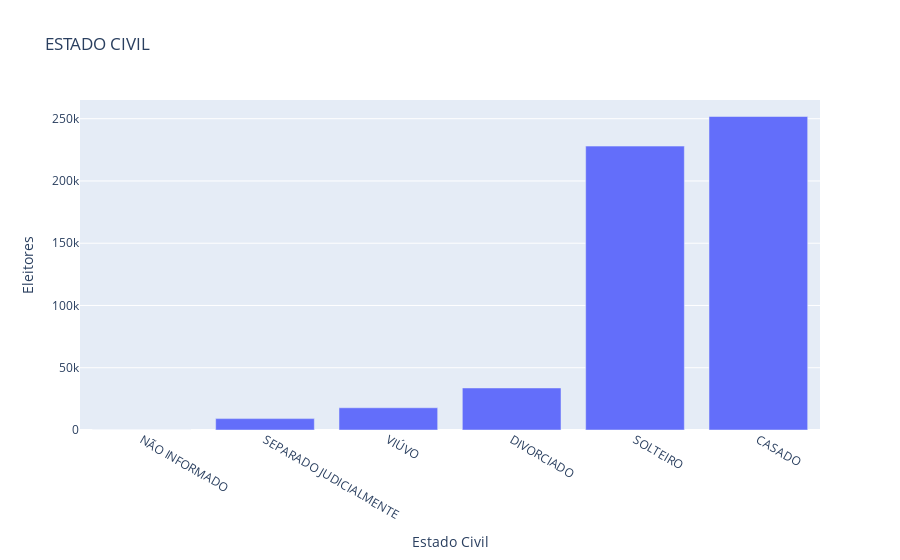

Notebook code cell kept with this figure:
### Markdown cell above
### Plot Estado Civil

### Code cell
total_eleitores_escolaridade = municipio.groupby('DS_ESTADO_CIVIL')['QT_ELEITORES_PERFIL'].sum().sort_values()
fig=px.bar(total_eleitores_escolaridade, x= total_eleitores_escolaridade.index, y=total_eleitores_escolaridade.values,
          title="ESTADO CIVIL", 
          labels={'y':'Eleitores', 'DS_ESTADO_CIVIL':'Estado Civil'})



fig.show()

### Figure 1 — Plotly figure (JSON) as saved in the notebook; plotly's stock layout.template omitted (floating-point values rounded to 4 significant figures)
{"data": [{"alignmentgroup": "True", "hovertemplate": "Estado Civil=%{x}<br>Eleitores=%{y}<extra></extra>", "legendgroup": "", "marker": {"color": "#636efa"}, "name": "", "offsetgroup": "", "orientation": "v", "showlegend": false, "textposition": "auto", "type": "bar", "x": ["NÃO INFORMADO", "SEPARADO JUDICIALMENTE", "VIÚVO", "DIVORCIADO", "SOLTEIRO", "CASADO"], "xaxis": "x", "y": [17, 9137, 17846, 33764, 227978, 251759], "yaxis": "y"}], "layout": {"barmode": "relative", "legend": {"tracegroupgap": 0}, "title": {"text": "ESTADO CIVIL"}, "xaxis": {"anchor": "y", "domain": [0, 1], "title": {"text": "Estado Civil"}}, "yaxis": {"anchor": "x", "domain": [0, 1], "title": {"text": "Eleitores"}}}}
